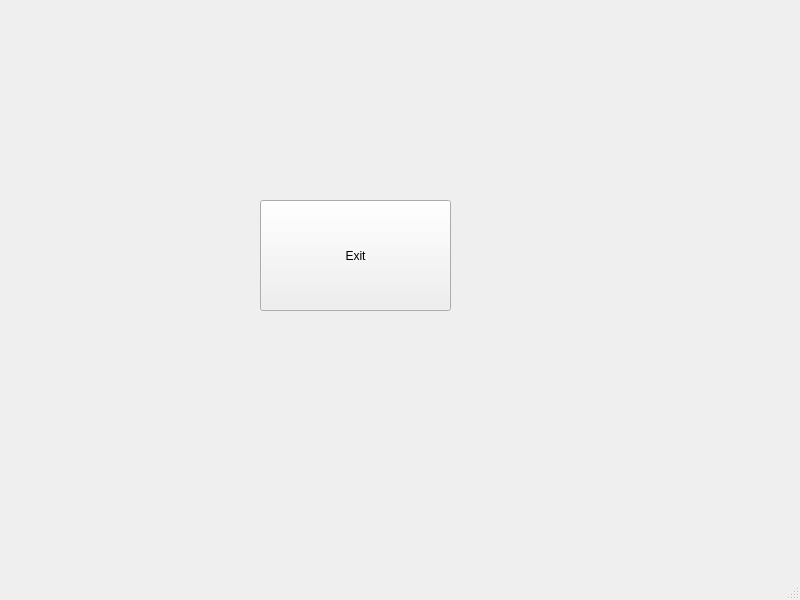
<?xml version="1.0" encoding="UTF-8"?>
<ui version="4.0">
 <class>MainWindow</class>
 <widget class="QMainWindow" name="MainWindow">
  <property name="geometry">
   <rect>
    <x>0</x>
    <y>0</y>
    <width>800</width>
    <height>600</height>
   </rect>
  </property>
  <property name="windowTitle">
   <string>MainWindow</string>
  </property>
  <widget class="QWidget" name="centralwidget">
   <widget class="QPushButton" name="btn_exit">
    <property name="geometry">
     <rect>
      <x>260</x>
      <y>200</y>
      <width>191</width>
      <height>111</height>
     </rect>
    </property>
    <property name="text">
     <string>Exit</string>
    </property>
   </widget>
  </widget>
  <widget class="QMenuBar" name="menubar">
   <property name="geometry">
    <rect>
     <x>0</x>
     <y>0</y>
     <width>800</width>
     <height>26</height>
    </rect>
   </property>
  </widget>
  <widget class="QStatusBar" name="statusbar"/>
 </widget>
 <resources/>
 <connections/>
</ui>
